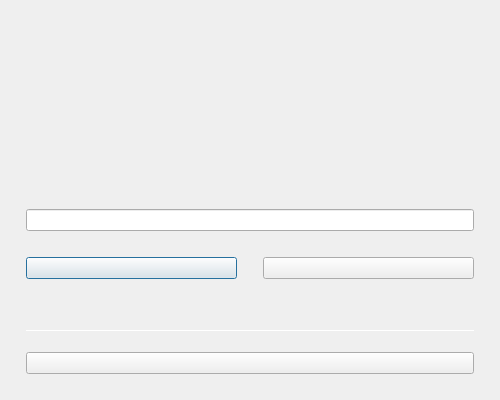
<?xml version="1.0" encoding="UTF-8"?>
<ui version="4.0">
 <class>Dialog</class>
 <widget class="QDialog" name="Dialog">
  <property name="geometry">
   <rect>
    <x>0</x>
    <y>0</y>
    <width>500</width>
    <height>400</height>
   </rect>
  </property>
  <property name="windowTitle">
   <string>Dialog</string>
  </property>
  <property name="styleSheet">
   <string notr="true"/>
  </property>
  <layout class="QVBoxLayout" name="verticalLayout">
   <item>
    <spacer name="verticalSpacer">
     <property name="orientation">
      <enum>Qt::Orientation::Vertical</enum>
     </property>
     <property name="sizeType">
      <enum>QSizePolicy::Policy::Fixed</enum>
     </property>
     <property name="sizeHint" stdset="0">
      <size>
       <width>20</width>
       <height>20</height>
      </size>
     </property>
    </spacer>
   </item>
   <item>
    <widget class="QLabel" name="lbl_title">
     <property name="styleSheet">
      <string notr="true">font-size: 20pt</string>
     </property>
     <property name="text">
      <string/>
     </property>
     <property name="alignment">
      <set>Qt::AlignmentFlag::AlignCenter</set>
     </property>
    </widget>
   </item>
   <item>
    <spacer name="verticalSpacer_2">
     <property name="orientation">
      <enum>Qt::Orientation::Vertical</enum>
     </property>
     <property name="sizeType">
      <enum>QSizePolicy::Policy::Fixed</enum>
     </property>
     <property name="sizeHint" stdset="0">
      <size>
       <width>20</width>
       <height>15</height>
      </size>
     </property>
    </spacer>
   </item>
   <item>
    <widget class="QLabel" name="lbl_subtitle">
     <property name="text">
      <string/>
     </property>
     <property name="alignment">
      <set>Qt::AlignmentFlag::AlignCenter</set>
     </property>
    </widget>
   </item>
   <item>
    <spacer name="verticalSpacer_7">
     <property name="orientation">
      <enum>Qt::Orientation::Vertical</enum>
     </property>
     <property name="sizeType">
      <enum>QSizePolicy::Policy::Fixed</enum>
     </property>
     <property name="sizeHint" stdset="0">
      <size>
       <width>20</width>
       <height>10</height>
      </size>
     </property>
    </spacer>
   </item>
   <item>
    <layout class="QHBoxLayout" name="horizontalLayout">
     <item>
      <spacer name="horizontalSpacer">
       <property name="orientation">
        <enum>Qt::Orientation::Horizontal</enum>
       </property>
       <property name="sizeType">
        <enum>QSizePolicy::Policy::Fixed</enum>
       </property>
       <property name="sizeHint" stdset="0">
        <size>
         <width>15</width>
         <height>20</height>
        </size>
       </property>
      </spacer>
     </item>
     <item>
      <widget class="QLineEdit" name="le_password">
       <property name="text">
        <string/>
       </property>
      </widget>
     </item>
     <item>
      <spacer name="horizontalSpacer_2">
       <property name="orientation">
        <enum>Qt::Orientation::Horizontal</enum>
       </property>
       <property name="sizeType">
        <enum>QSizePolicy::Policy::Fixed</enum>
       </property>
       <property name="sizeHint" stdset="0">
        <size>
         <width>15</width>
         <height>20</height>
        </size>
       </property>
      </spacer>
     </item>
    </layout>
   </item>
   <item>
    <spacer name="verticalSpacer_3">
     <property name="orientation">
      <enum>Qt::Orientation::Vertical</enum>
     </property>
     <property name="sizeType">
      <enum>QSizePolicy::Policy::Fixed</enum>
     </property>
     <property name="sizeHint" stdset="0">
      <size>
       <width>20</width>
       <height>20</height>
      </size>
     </property>
    </spacer>
   </item>
   <item>
    <layout class="QHBoxLayout" name="horizontalLayout_2">
     <item>
      <spacer name="horizontalSpacer_3">
       <property name="orientation">
        <enum>Qt::Orientation::Horizontal</enum>
       </property>
       <property name="sizeType">
        <enum>QSizePolicy::Policy::Fixed</enum>
       </property>
       <property name="sizeHint" stdset="0">
        <size>
         <width>15</width>
         <height>20</height>
        </size>
       </property>
      </spacer>
     </item>
     <item>
      <widget class="QPushButton" name="btn_unlock">
       <property name="cursor">
        <cursorShape>PointingHandCursor</cursorShape>
       </property>
       <property name="text">
        <string/>
       </property>
      </widget>
     </item>
     <item>
      <spacer name="horizontalSpacer_5">
       <property name="orientation">
        <enum>Qt::Orientation::Horizontal</enum>
       </property>
       <property name="sizeType">
        <enum>QSizePolicy::Policy::Fixed</enum>
       </property>
       <property name="sizeHint" stdset="0">
        <size>
         <width>20</width>
         <height>20</height>
        </size>
       </property>
      </spacer>
     </item>
     <item>
      <widget class="QPushButton" name="btn_cancel">
       <property name="cursor">
        <cursorShape>PointingHandCursor</cursorShape>
       </property>
       <property name="text">
        <string/>
       </property>
      </widget>
     </item>
     <item>
      <spacer name="horizontalSpacer_4">
       <property name="orientation">
        <enum>Qt::Orientation::Horizontal</enum>
       </property>
       <property name="sizeType">
        <enum>QSizePolicy::Policy::Fixed</enum>
       </property>
       <property name="sizeHint" stdset="0">
        <size>
         <width>15</width>
         <height>20</height>
        </size>
       </property>
      </spacer>
     </item>
    </layout>
   </item>
   <item>
    <spacer name="verticalSpacer_4">
     <property name="orientation">
      <enum>Qt::Orientation::Vertical</enum>
     </property>
     <property name="sizeType">
      <enum>QSizePolicy::Policy::Fixed</enum>
     </property>
     <property name="sizeHint" stdset="0">
      <size>
       <width>20</width>
       <height>36</height>
      </size>
     </property>
    </spacer>
   </item>
   <item>
    <layout class="QHBoxLayout" name="horizontalLayout_5">
     <item>
      <spacer name="horizontalSpacer_10">
       <property name="orientation">
        <enum>Qt::Orientation::Horizontal</enum>
       </property>
       <property name="sizeType">
        <enum>QSizePolicy::Policy::Fixed</enum>
       </property>
       <property name="sizeHint" stdset="0">
        <size>
         <width>15</width>
         <height>20</height>
        </size>
       </property>
      </spacer>
     </item>
     <item>
      <widget class="QWidget" name="widget" native="true">
       <property name="minimumSize">
        <size>
         <width>0</width>
         <height>1</height>
        </size>
       </property>
       <property name="maximumSize">
        <size>
         <width>16777215</width>
         <height>1</height>
        </size>
       </property>
       <property name="styleSheet">
        <string notr="true">QWidget {
	background-color: white;
}
</string>
       </property>
      </widget>
     </item>
     <item>
      <spacer name="horizontalSpacer_12">
       <property name="orientation">
        <enum>Qt::Orientation::Horizontal</enum>
       </property>
       <property name="sizeType">
        <enum>QSizePolicy::Policy::Fixed</enum>
       </property>
       <property name="sizeHint" stdset="0">
        <size>
         <width>15</width>
         <height>20</height>
        </size>
       </property>
      </spacer>
     </item>
    </layout>
   </item>
   <item>
    <spacer name="verticalSpacer_6">
     <property name="orientation">
      <enum>Qt::Orientation::Vertical</enum>
     </property>
     <property name="sizeType">
      <enum>QSizePolicy::Policy::Fixed</enum>
     </property>
     <property name="sizeHint" stdset="0">
      <size>
       <width>20</width>
       <height>5</height>
      </size>
     </property>
    </spacer>
   </item>
   <item>
    <layout class="QHBoxLayout" name="horizontalLayout_3">
     <item>
      <spacer name="horizontalSpacer_6">
       <property name="orientation">
        <enum>Qt::Orientation::Horizontal</enum>
       </property>
       <property name="sizeType">
        <enum>QSizePolicy::Policy::Fixed</enum>
       </property>
       <property name="sizeHint" stdset="0">
        <size>
         <width>15</width>
         <height>20</height>
        </size>
       </property>
      </spacer>
     </item>
     <item>
      <widget class="QPushButton" name="btn_create">
       <property name="cursor">
        <cursorShape>PointingHandCursor</cursorShape>
       </property>
       <property name="text">
        <string/>
       </property>
      </widget>
     </item>
     <item>
      <spacer name="horizontalSpacer_7">
       <property name="orientation">
        <enum>Qt::Orientation::Horizontal</enum>
       </property>
       <property name="sizeType">
        <enum>QSizePolicy::Policy::Fixed</enum>
       </property>
       <property name="sizeHint" stdset="0">
        <size>
         <width>15</width>
         <height>20</height>
        </size>
       </property>
      </spacer>
     </item>
    </layout>
   </item>
   <item>
    <spacer name="verticalSpacer_5">
     <property name="orientation">
      <enum>Qt::Orientation::Vertical</enum>
     </property>
     <property name="sizeType">
      <enum>QSizePolicy::Policy::Fixed</enum>
     </property>
     <property name="sizeHint" stdset="0">
      <size>
       <width>20</width>
       <height>15</height>
      </size>
     </property>
    </spacer>
   </item>
  </layout>
 </widget>
 <resources/>
 <connections/>
</ui>
